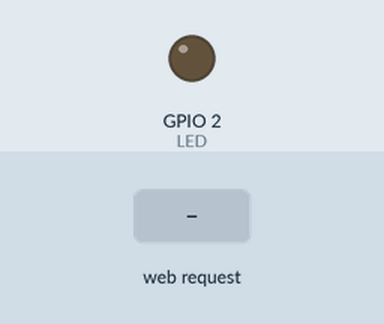
The program below on a simulated ESP32. On the bench: output pins drawn as LEDs (lit = HIGH). The test bench sets the inputs (shaded band). WiFi joins after 1.5 s; servers stay silent unless stated; what the program prints to the serial monitor is not drawn.

Above: at 2.7 s.
2.8 s: HTTP request GET /on received
At 3.7 s:
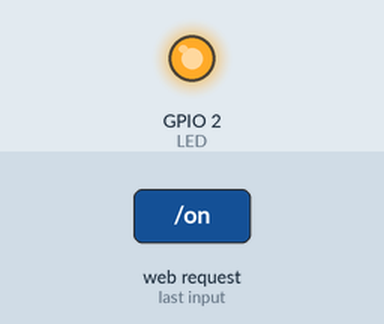
4.3 s: HTTP request GET /off received
At 4.9 s:
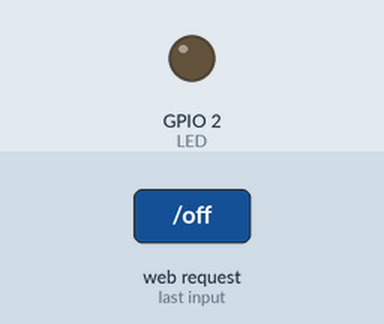
Timing chart, 0 to 7.3 s (numbered marks = the images above; inputs shaded):
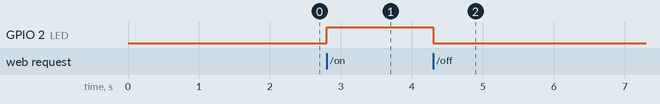

The program:

main.cpp
```cpp
#include <Arduino.h>
#include <WebServer.h>

const char *ssid = "Zenfone 10_5867";
const char *password = "uzptu2p5f66c6mx";

WebServer server(80);
const byte LED = 2;


void handleRoot ()
{
 String HTML = "<a href=\"/on\">開啟LED</a><br>";
 HTML += "<a href=\"/off\">關閉LED</a>";
 server.send(200, "text/html; charset=UTF-8", HTML);
}

void handleNotFound()
{
  server.send(404, "text/plain; charset=UTF-8", "找不到檔案");
}

void handleLedOn ()
{
  digitalWrite(LED, HIGH);
  server.send(200, "text/html; charset=UTF-8", "已開啟LED<br><a href=\"/off\">關閉LED</a>");
}

void handleLedOff ()
{
  digitalWrite(LED, LOW);
  server.send(200, "text/html; charset=UTF-8", "<a href=\"/on\">開啟LED</a><br>已關閉LED");
}

void setup() {
 Serial.begin(115200);
 WiFi.begin(ssid, password);
pinMode(LED, OUTPUT);

 while (WiFi.status()!=WL_CONNECTED){
  delay(500);
  Serial.print(".");
 }

 Serial.println("WiFi Connnected");
 Serial.print("My IP = ");
 Serial.println(WiFi.localIP());

 server.on("/",handleRoot);
 server.on("/on", handleLedOn);
 server.on("/off", handleLedOff);
 server.onNotFound(handleNotFound);
 server.begin();
 Serial.println("Server is running...");
}

void loop() {
  server.handleClient();
}
```

Measured:
- after the input at 2.8 s, GPIO 2 (LED): LOW → HIGH at once
- after the input at 4.3 s, GPIO 2 (LED): HIGH → LOW at once
